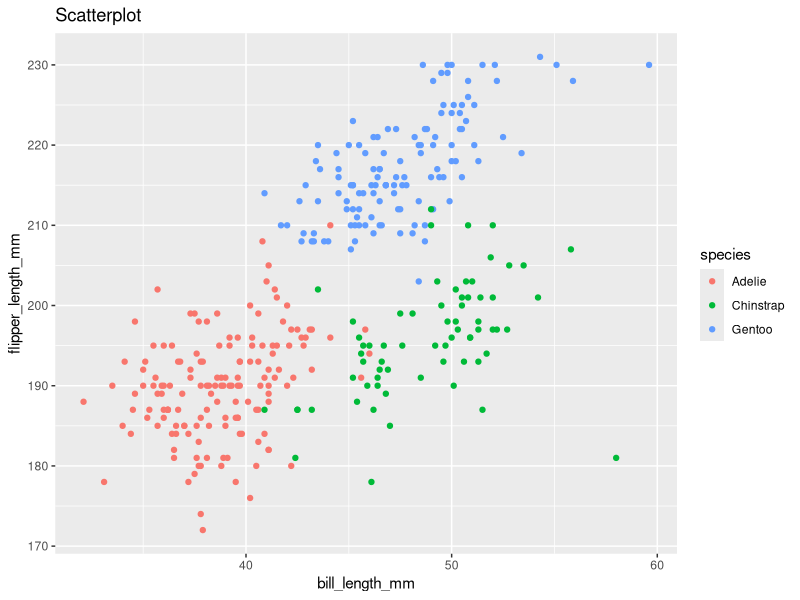
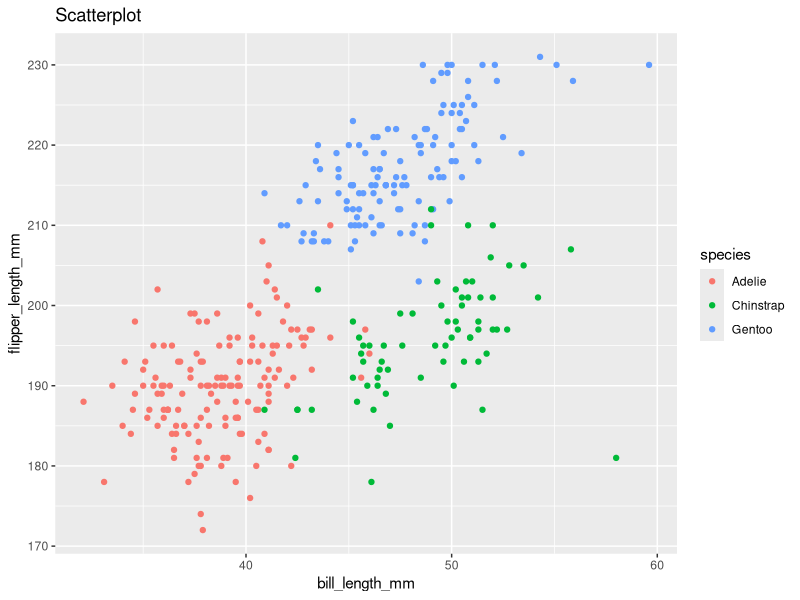

The R source for these figures, in order:
## ---- chunk 1
library(tidyverse)
## ---- chunk 2
prob1_df =
    tibble(
        samp = rnorm(10),
        samp_gt_0 = samp > 0,
        char_vec = c("a", "b", "c", "d", "e", "f", "g", "h", "i", "j"),
        factor_vec = c("low", "low", "low", "mod", "mod", "mod","mod", "high", "high", "high")
    )
## ---- chunk 3
mean(pull(prob1_df, samp))
mean(pull(prob1_df, samp_gt_0))
mean(pull(prob1_df, char_vec))
mean(pull(prob1_df, factor_vec))
## ---- chunk 4
as.numeric(pull(prob1_df, samp))
as.numeric(pull(prob1_df, samp_gt_0))
as.numeric(pull(prob1_df, char_vec))
as.numeric(pull(prob1_df, factor_vec))
## ---- chunk 5
# convert the logical vector to numeric, and multiply the random sample by the result
as.numeric(pull(prob1_df, samp_gt_0)) * pull(prob1_df, samp)

# convert the logical vector to a factor, and multiply the random sample by the result
as.factor(pull(prob1_df, samp_gt_0)) * pull(prob1_df, samp)

# convert the logical vector to a factor and then convert the result to numeric, and multiply the random sample by the result
as.numeric(as.factor(pull(prob1_df, samp_gt_0))) * pull(prob1_df, samp)
## ---- chunk 6
#install.packages("palmerpenguins")
data("penguins", package = "palmerpenguins")
## ---- chunk 7
summary(penguins)
## ---- chunk 8
ggplot(penguins, 
       aes(x = bill_length_mm, 
           y = flipper_length_mm, 
           color = species)) + geom_point() + ggtitle("Scatterplot")
## ---- chunk 9
ggsave("plot.pdf", height = 5, width = 5)
